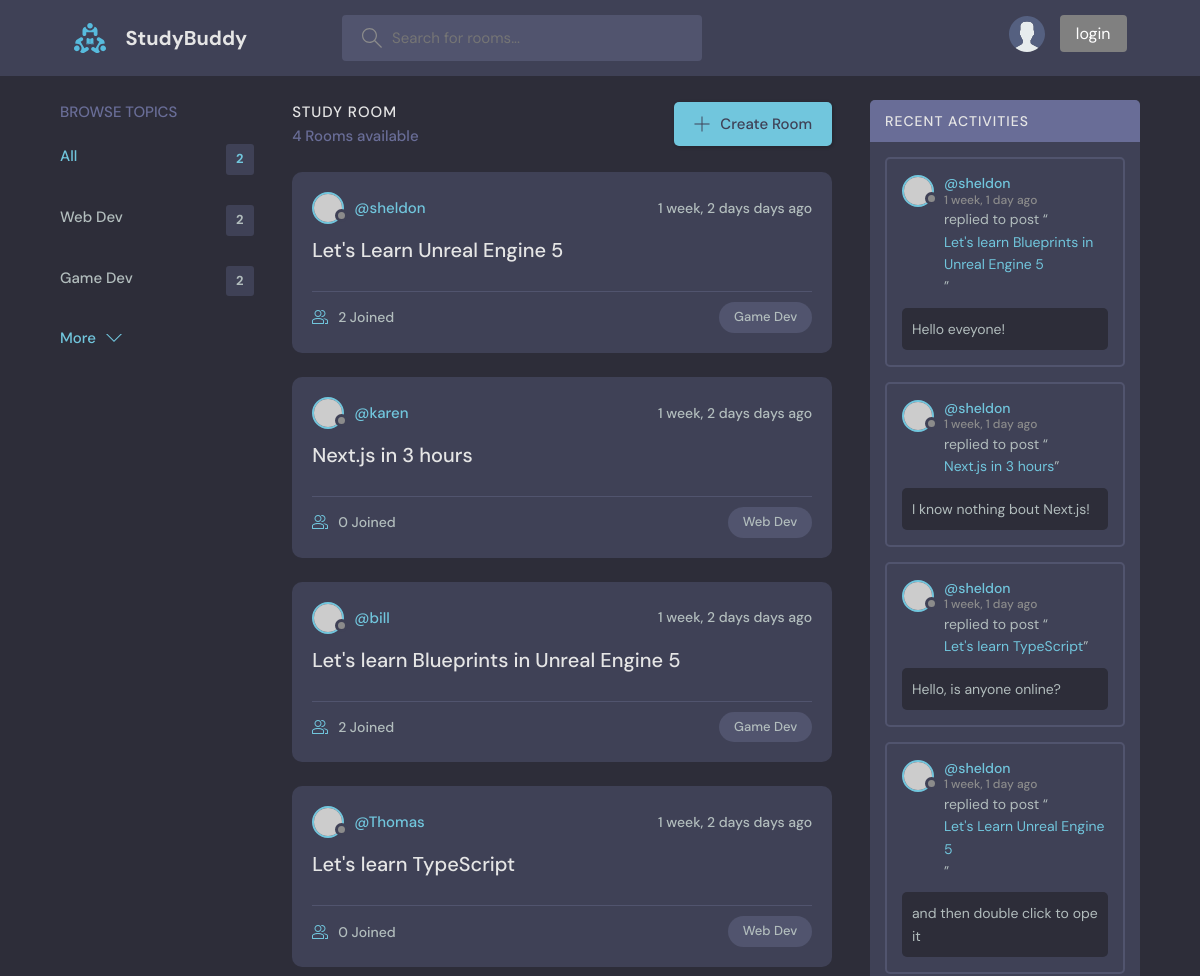
The app's page / (upper part), older data.
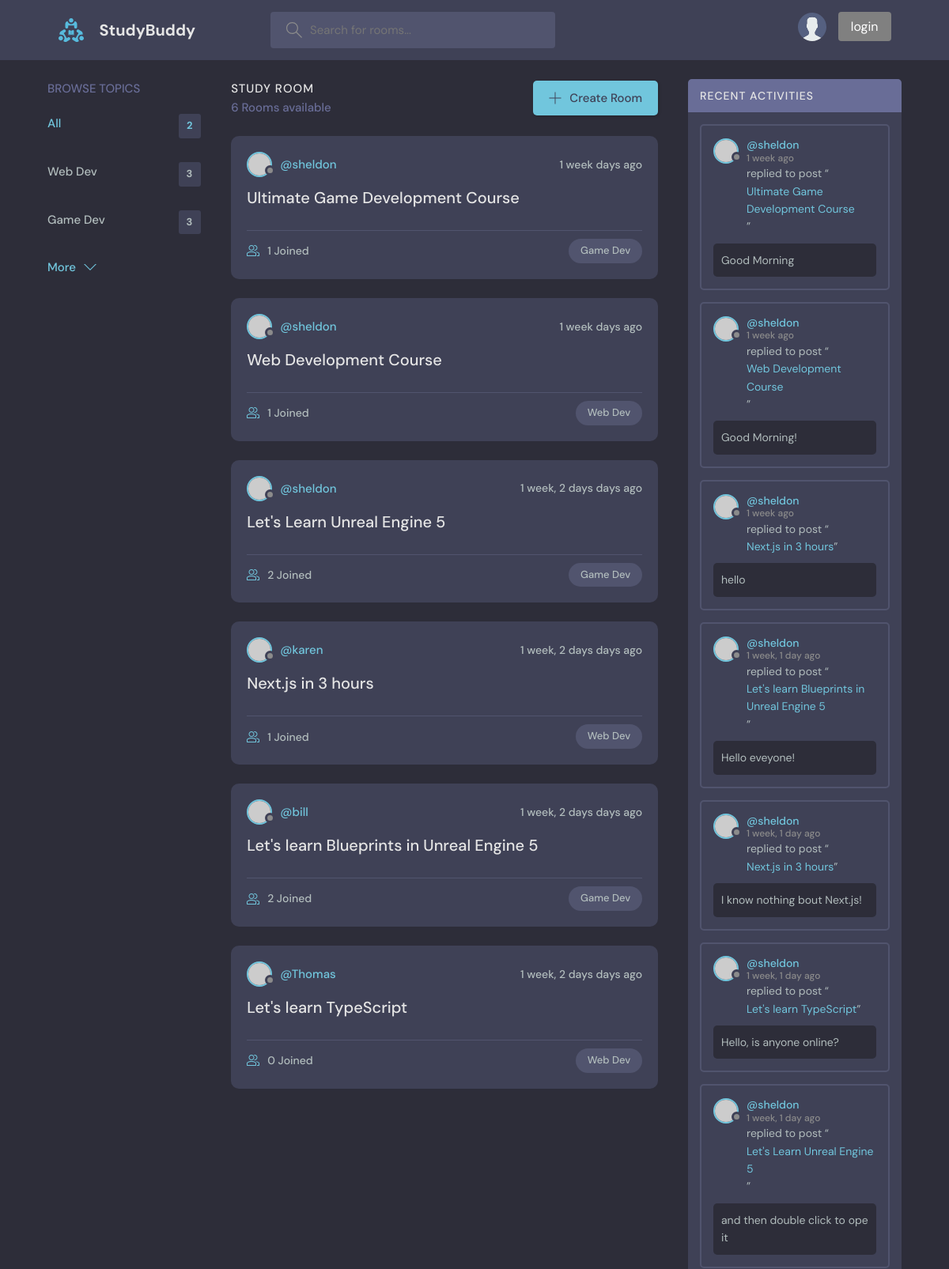
The same page, newer data.
### base/models.py (models this page shows, shortened)
class Topic(models.Model):
    name = models.CharField(max_length=200)

class Room(models.Model):
    host = models.ForeignKey(User, on_delete=models.SET_NULL, null=True)
    topic = models.ForeignKey(Topic, on_delete=models.SET_NULL, null=True)
    name = models.CharField(max_length=200)
    description = models.TextField(null=True, blank=True)
    participants = models.ManyToManyField(User, related_name='participants', blank=True)
    updated = models.DateTimeField(auto_now=True)
    created = models.DateTimeField(auto_now_add=True)
    class Meta:
        ordering = ['-updated', '-created']
    def __str__(self):
        return self.name

class Message(models.Model):
    user  = models.ForeignKey(User, on_delete=models.CASCADE)
    room = models.ForeignKey(Room, on_delete=models.CASCADE)
    body = models.TextField()
    updated = models.DateTimeField(auto_now=True)
    created = models.DateTimeField(auto_now_add=True)
    class Meta:
        ordering = ['-updated', '-created']

### base/views.py (the view)
# urls.py: path('', views.home, name="home"),
def home(request):
    q = request.GET.get('q') if request.GET.get('q') != None else ''
    rooms = Room.objects.filter(
        Q(host__username__icontains=q) |
        Q(topic__name__icontains=q) |
        Q(name__icontains=q) |
        Q(description__icontains=q)
        )
    topics = Topic.objects.all()
    room_count = rooms.count()
    room_messages = Message.objects.filter(
        Q(user__username__icontains=q) |
        Q(room__topic__name__icontains=q) |
        Q(room__name__icontains=q) |
        Q(body__icontains=q)
        )
    context = {
        'rooms': rooms,
        'topics': topics,
        'room_count': room_count,
        'room_messages': room_messages,
    }
    return render(request, 'base/home.html', context)

### base/templates/base/home.html (shortened to what this page needs)
{% extends 'main.html' %}
{% block content %}
<main class="layout layout--3">
  <div class="container">
    {% include 'base/topics_component.html' %}
    <div class="roomList">
      <div class="roomList__header">
        <div>
          <h2>Study Room</h2>
          <p>{{room_count}} Rooms available</p>
        </div>
        <a class="btn btn--main" href="create-room.html">
          <svg
            version="1.1"
            xmlns="http://www.w3.org/2000/svg"
            width="32"
            height="32"
            viewBox="0 0 32 32"
          >
            <title>add</title>
            <path
              d="M16.943 0.943h-1.885v14.115h-14.115v1.885h14.115v14.115h1.885v-14.115h14.115v-1.885h-14.115v-14.115z"
            ></path>
          </svg>
          Create Room
        </a>
      </div>
      {% include 'base/feed_component.html' %}
    </div>
    {% include 'base/activity_component.html' %}
  </div>
</main>
{% endblock content %}

### base/templates/base/topics_component.html
<div class="topics">
    <div class="topics__header">
      <h2>Browse Topics</h2>
    </div>
    <ul class="topics__list">
      <li>
        <a href="{% url 'home' %}" class="active">All<span>{{topics.count}}</span></a>
      </li>
      {% for topic in topics %}
      <li>
        <a href="{% url 'home' %}?q={{topic.name}}">{{topic.name}}<span>{{topic.room_set.all.count}}</span></a>
      </li>
      {% endfor %}
    </ul>
    <a class="btn btn--link" href="topics.html">
      More
      <svg
        version="1.1"
        xmlns="http://www.w3.org/2000/svg"
        width="32"
        height="32"
        viewBox="0 0 32 32"
      >
        <title>chevron-down</title>
        <path d="M16 21l-13-13h-3l16 16 16-16h-3l-13 13z"></path>
      </svg>
    </a>
  </div>

### base/templates/base/feed_component.html (shortened to what this page needs)
{% for room in rooms%}
<div class="roomListRoom">
  <div class="roomListRoom__header">
    <a href="{% url 'user-profile' room.host.id %}" class="roomListRoom__author">
      <div class="avatar avatar--small">
        <img src="https://randomuser.me/api/portraits/women/11.jpg" />
      </div>
      <span>@{{room.host.username}}</span>
    </a>
    <div class="roomListRoom__actions">
      <span>{{room.created|timesince}} days ago</span>
    </div>
  </div>
  <div class="roomListRoom__content">
    <a href="{% url 'room' room.id %}">{{room.name}}</a>
  </div>
  <div class="roomListRoom__meta">
    <a href="{% url 'room' room.id %}" class="roomListRoom__joined">
      {{room.participants.all.count}} Joined
    </a>
    <p class="roomListRoom__topic">{{room.topic.name}}</p>
  </div>
</div>
{% endfor %}

### base/templates/base/activity_component.html (shortened to what this page needs)
<div class="activities">
  <div class="activities__header">
    <h2>Recent Activities</h2>
  </div>
  {% for message in room_messages %}
  <div class="activities__box">
    <div class="activities__boxHeader roomListRoom__header">
      <a href="{% url 'user-profile' message.user.id %}" class="roomListRoom__author">
        <div class="avatar avatar--small">
          <img src="https://randomuser.me/api/portraits/women/11.jpg" />
        </div>
        <p>
          @{{message.user}}
          <span> {{message.created|timesince}} ago</span>
        </p>
      </a>
    </div>
    <div class="activities__boxContent">
      <p>
        replied to post “<a href="{% url 'room' message.room.id %}">{{message.room}}</a
        >”
      </p>
      <div class="activities__boxRoomContent">
        {{message.body}}
      </div>
    </div>
  </div>
  {% endfor %}
</div>

Row changes from the older to the newer data that the page shows:
computed for Topic "Web Dev": room_set.all.count "2" → "3"
computed for Topic "Game Dev": room_set.all.count "2" → "3"
added Room: host.username "sheldon", created "1 week", name "Ultimate Game Development Course", participants.all.count "1", topic.name "Game Dev"
added Room: host.username "sheldon", created "1 week", name "Web Development Course", participants.all.count "1", topic.name "Web Dev"
computed for Room "Next.js in 3 hours": participants.all.count "0" → "1"
added Message: user "sheldon", created "1 week", room "Ultimate Game Development Course", body "Good Morning"
added Message: user "sheldon", created "1 week", room "Web Development Course", body "Good Morning!"
added Message: user "sheldon", created "1 week", room "Next.js in 3 hours", body "hello"
Text that changed along with them:
{{ room_count }}: "4" → "6"
